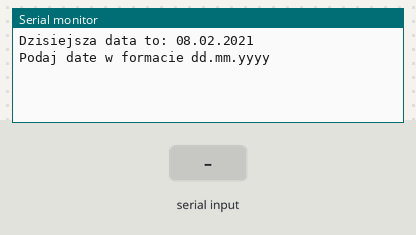
Simulated run of this sketch. Board: Arduino Uno, built with avr-gcc and run on an emulated ATmega328P. Parts: the last lines printed to the serial monitor. Inputs (shaded band) come from the test bench.

Above: at 1.2 s.
1.3 s: "90,45\n" received over Serial
At 2.0 s:
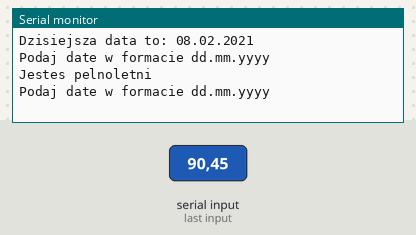
2.9 s: "0\n" received over Serial
At 3.6 s:
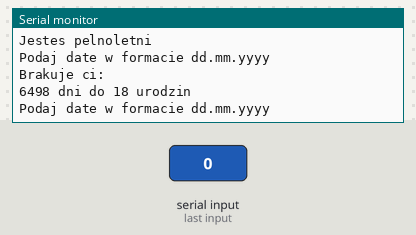

Measured:
- after the input at 1.3 s, the serial monitor: prints a new line after 0.11 s (image 1)
- after the input at 2.9 s, the serial monitor: prints a new line after 0.10 s (image 2)

The sketch:

PTM6_5.ino
```cpp
String x;
String recent_Data = {"08.02.2021"};      //data odniesienia
int r_day = 0;                            //zmienna int przechowujaca numer dnia z daty odniesienia
int r_month = 0;                          //zmienna int przechowujaca numer miesiaca z daty odniesienia
int r_year = 0;                           //zmienna int przechowujaca numer roku z daty odniesienia
int luty = 0;
int dni_miesiaca[] = {31, luty, 31, 30, 31, 30, 31, 31, 30, 31, 30, 31};  //tablica ilosci dni w poszeczgolnych miesiacach

void setup()
{
  Serial.begin(9600);
  Serial.setTimeout(100);
  Serial.print("\nDzisiejsza ");
  r_day = Obliczanie_dni(recent_Data[0], recent_Data[1]);                                        //zmiana string na int
  r_month = Obliczanie_miesiecy(recent_Data[3],recent_Data[4]);                                  //zmiana string na int
  r_year = Obliczanie_roku(recent_Data[6], recent_Data[7], recent_Data[8], recent_Data[9]);     //zmiana string na int
  Start(r_day, r_month, r_year);                                                                //Wyswietlanie daty
  Podaj_date();                                                                                 //komunikat aby podac date
}

void loop() {
  if (Serial.available() > 0)             //czekanie na dane
  {
    x = Serial.readString();              //przypisywanie jako string wpisanej liczby
    Czy_pelnoletni(recent_Data, x);       //sprawdzanie czy ktos jest pelnoletni
  }
}


void Czy_pelnoletni(String data, String data2)
{
  int d1 = Obliczanie_dni(data[0], data[1]);                        //przypisywanie zmiennym int wartosci ze stringa , przyklad daty odniesienia
  int m1 = Obliczanie_miesiecy(data[3],data[4]);
  int y1 = Obliczanie_roku(data[6], data[7], data[8], data[9]);

  int d2 = Obliczanie_dni(data2[0], data2[1]);                        //przypisywanie zmiennym int wartosci ze stringa , przyklad daty wpisanej
  int m2 = Obliczanie_miesiecy(data2[3],data2[4]);
  int y2 = Obliczanie_roku(data2[6], data2[7], data2[8], data2[9]);

  int liczba_dni_teraz = ile_dni_teraz(d2, m2, y2, d1, m1, y1);       //obliczanie ile dni zyjemy w dniu odniesienia
  int liczba_dni_w_18 = ile_dni_do18(d2, m2, y2);                     //obliczanie ile dni bedziemy mieli w 18 urodziny
  int brakujace_dni = liczba_dni_w_18 - liczba_dni_teraz;             //obliczanie ile dni nam brakuje do 18 urodzin

      if(brakujace_dni < 0)
      {
        Serial.println("Jestes pelnoletni");
      }
      else if(brakujace_dni > 0)
      {
        Serial.println("Brakuje ci: ");
        Serial.print(brakujace_dni);
        Serial.print(" dni do 18 urodzin");
      }
      else
      {
        Serial.println("Dzisiaj sa twoje urodziny, Wszystkiego najlepszego !");
      }
      Podaj_date();                         //komunikat aby podac date
}

int dni_do_pocz(int d, int m, int y)    //funkcja obliczajaca ile dni od daty podanej jako argumenty jest do 1 dnia biezacego roku
{
  int dni = 0;
  int x = 0;
  if(Czy_przestepny(y) == true)         //jesli rok jest przestepny to luty ma 29 dni
  {
    dni_miesiaca[1] = 29;
  }
  else                                  //jesli rok nie jest przestepny to luty ma 28 dni
  {
    dni_miesiaca[1] = 28;
  }
  for(int i = 0; i < (m-1); i++)
  {
    dni = dni + dni_miesiaca[i];       //zliczanie dni za pomoca tablicy dni poszczegolnych miesiecy
  }
  x = d + dni;                         //obliczanie ile dni do poczatku roku
  return x;
}

int ile_dni_teraz(int d, int m, int y, int d2, int m2, int y2)    //funkcja obliczajaca ile zyjemy dni w dniu daty odniesienia
{
  int il_dni = 0;
  int x = dni_do_pocz(d, m, y);       // liczba dni do poczatku roku od dnia urodzin
  int x2 = dni_do_pocz(d2, m2, y2);   //  liczba dni do poczatku roku od dnia odniesienia
  int  r_diff = y2 - y;               //roznica lat miedzy datami

  for(int i = 0; i < r_diff; i++)     //zliczanie dni w latach roznicy miedzy datami
  {
    if(Czy_przestepny(y + i))
    {
      il_dni = il_dni + 366;          //gdy rok przestepny
    }
    else
    {
      il_dni = il_dni + 365;          //gdy rok normalny
    }
  }
  il_dni = il_dni - x + x2;           //koncowy wynik w dniach
  return il_dni;

}

int ile_dni_do18(int d, int m, int y)         //funkcja obliczajaca ile dni zyjemy w dniu 18-stych urodzin
{
  int il_dni = 0;
  int x = dni_do_pocz(d, m, y);
  il_dni = il_dni - x;          //niepotrzebna zmienna jednak ulatwia sledzenie obliczen

  for(int i = 0; i < 18; i++)   //petla obliczajaca sumuje ilosc dni kazdego roku miedzy rokiem narodzin a rokiem gdy mamy 18 lat
  {                             //biorac pod uwage lata przestepne
    if(Czy_przestepny(y + i))
    {
      il_dni = il_dni + 366;
    }
    else
    {
      il_dni = il_dni + 365;
    }
  }
  il_dni = il_dni + x;      //niepotrzebna zmienna jednak ulatwia sledzenie obliczen
  return il_dni;
}

void Podaj_date()               //funkcja wyswietlajaca komunikat w jaki sposob wpisac date
{
  Serial.println("\nPodaj date w formacie dd.mm.yyyy");
}

void Start(int day, int month, int year)                  //fucnkcja wyswietlajaca wpisana date
{
  if(day < 10)
  {
    Serial.print("data to: 0");
  }
  Serial.print(day);
  Serial.print(".");
  if(month < 10)
  {
    Serial.print("0");
  }
  Serial.print(month);
  Serial.print(".");
  Serial.print(year);
}

int Obliczanie_dni(char d, char d2)         //zmiana char na int w przypadku dnia z daty
{
  int dzien = (d -'0')*10 + (d2 - '0');
  return dzien;
}
int Obliczanie_miesiecy(char m, char m2)         //zmiana char na int w przypadku miesiaca z daty
{
  int month = (m - '0')*10 +(m2 - '0');
  return month;
}
int Obliczanie_roku(char r, char r2, char r3, char r4)             //zmiana char na int w przypadku roku z daty
{
  int year = (r-'0')*1000 +(r2-'0')*100 + (r3-'0')*10 + r4-'0';
  return year;
}

bool Czy_przestepny(int rok)                                        //sprawdzamy czy rok w argumencie jest przestepny
{
  bool x = 0;
  if(rok%4 == 0)
  {
    if(rok%100  == 0)
    {
      if(rok % 400 == 0)
      {
        x = true;
      }
      else
      {
        x = false;
      }
    }
    else
    {
      x = true;
    }
  }
  else
  {
    x = false;
  }
  return x;
}
```
